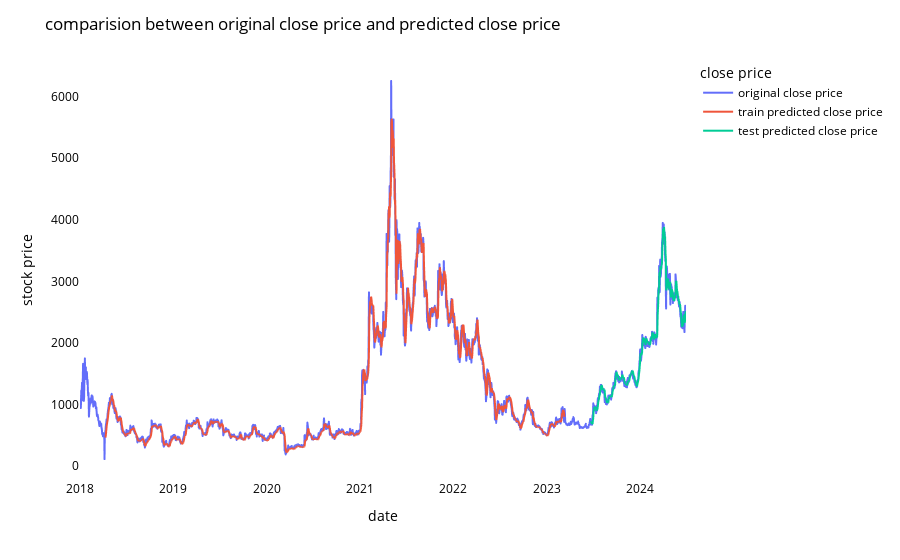

Notebook source saved alongside this figure:
### Code cell
#comparision of Bitcoin close price and predicted close price
#shift train predicction for plotting
look_back=time_step
trainpredictplot=np.empty_like(closedf)
trainpredictplot[:,:]=np.nan
trainpredictplot[look_back:len(train_predict)+look_back,:]=train_predict
print("train predicted data :",trainpredictplot)
#shift test prediction for plotting
testpredictplot=np.empty_like(closedf)
testpredictplot[:,:]=np.nan
testpredictplot[len(train_predict)+(look_back*2)+1:len(closedf)-1,:]=test_predict
print("train predicted data :",testpredictplot)

names=cycle(['original close price','train predicted close price','test predicted close price'])
plotdf=pd.DataFrame({'date':close_stock['date'],'original_close':close_stock['close'],
                    'train_predicted_close':trainpredictplot.reshape(1,-1)[0].tolist(),
                  'test_predicted_close':testpredictplot.reshape(1,-1)[0].tolist()})
fig=px.line(plotdf,x=plotdf['date'],y=[plotdf['original_close'],plotdf['train_predicted_close'],plotdf['test_predicted_close']],
           labels={'value':'stock price','data':'date'})
fig.update_layout(title_text='comparision between original close price and predicted close price',plot_bgcolor='white',font_color='black',legend_title_text='close price')
fig.for_each_trace(lambda t:t.update(name=next(names)))
fig.update_xaxes(showgrid=False)
fig.update_yaxes(showgrid=False)
fig.show()

### Figure 1 — Plotly figure (JSON) as saved in the notebook; plotly's stock layout.template omitted (floating-point values rounded to 4 significant figures; data arrays with more than 128 entries replaced by an {"elided": "..."} marker saying what was removed)
{"data": [{"hovertemplate": "variable=original_close<br>date=%{x}<br>stock price=%{y}<extra></extra>", "legendgroup": "original_close", "line": {"color": "#636efa", "dash": "solid"}, "marker": {"symbol": "circle"}, "mode": "lines", "name": "original close price", "showlegend": true, "type": "scattergl", "x": {"elided": "2371 str values"}, "xaxis": "x", "y": {"elided": "2371 float values"}, "yaxis": "y"}, {"hovertemplate": "variable=train_predicted_close<br>date=%{x}<br>stock price=%{y}<extra></extra>", "legendgroup": "train_predicted_close", "line": {"color": "#EF553B", "dash": "solid"}, "marker": {"symbol": "circle"}, "mode": "lines", "name": "train predicted close price", "showlegend": true, "type": "scattergl", "x": {"elided": "2371 str values"}, "xaxis": "x", "y": {"elided": "2371 float values"}, "yaxis": "y"}, {"hovertemplate": "variable=test_predicted_close<br>date=%{x}<br>stock price=%{y}<extra></extra>", "legendgroup": "test_predicted_close", "line": {"color": "#00cc96", "dash": "solid"}, "marker": {"symbol": "circle"}, "mode": "lines", "name": "test predicted close price", "showlegend": true, "type": "scattergl", "x": {"elided": "2371 str values"}, "xaxis": "x", "y": {"elided": "2371 float values"}, "yaxis": "y"}], "layout": {"font": {"color": "black"}, "legend": {"title": {"text": "close price"}, "tracegroupgap": 0}, "margin": {"t": 60}, "plot_bgcolor": "white", "title": {"text": "comparision between original close price and predicted close price"}, "xaxis": {"anchor": "y", "domain": [0, 1], "showgrid": false, "title": {"text": "date"}}, "yaxis": {"anchor": "x", "domain": [0, 1], "showgrid": false, "title": {"text": "stock price"}}}}
